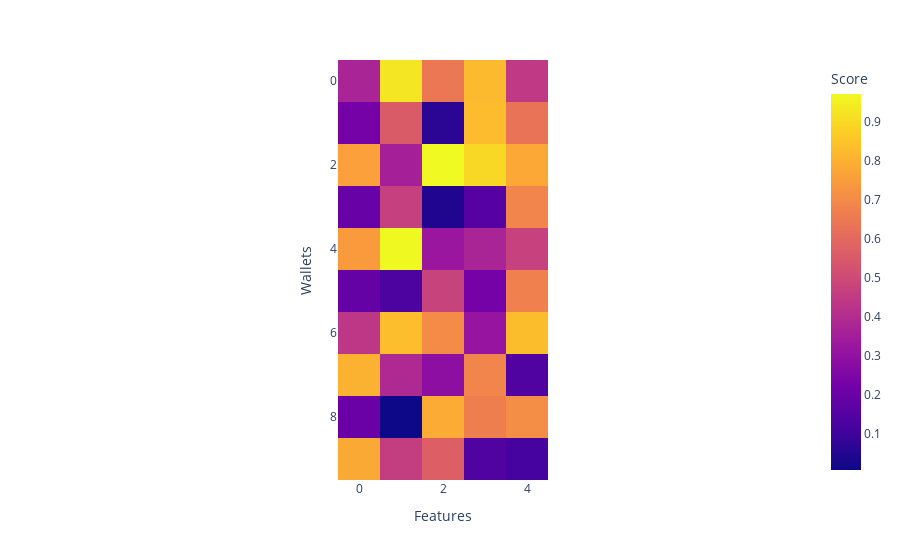

The notebook cell saved with this chart:
### Code cell
wallet_fig = px.imshow(
    wallet_matrix,
    labels={"x": "Features", "y": "Wallets", "color": "Score"},
)
wallet_fig.show()

### Figure 1 — Plotly figure (JSON) as saved in the notebook; plotly's stock layout.template omitted (floating-point values rounded to 4 significant figures)
{"data": [{"coloraxis": "coloraxis", "hovertemplate": "Features: %{x}<br>Wallets: %{y}<br>Score: %{z}<extra></extra>", "name": "0", "type": "heatmap", "xaxis": "x", "yaxis": "y", "z": [[0.3708, 0.9268, 0.6439, 0.8228, 0.4434], [0.2272, 0.5546, 0.06382, 0.8276, 0.6317], [0.7581, 0.3545, 0.9707, 0.8931, 0.7784], [0.1946, 0.4667, 0.0438, 0.1543, 0.683], [0.7448, 0.9675, 0.3258, 0.3705, 0.4696], [0.1895, 0.1299, 0.4757, 0.2269, 0.6698], [0.4372, 0.8327, 0.7003, 0.3124, 0.8323], [0.8048, 0.3875, 0.2883, 0.6825, 0.1398], [0.1999, 0.007362, 0.7869, 0.6649, 0.7052], [0.7807, 0.4589, 0.5687, 0.1398, 0.1145]]}], "layout": {"coloraxis": {"colorbar": {"title": {"text": "Score"}}, "colorscale": [[0, "#0d0887"], [0.1111, "#46039f"], [0.2222, "#7201a8"], [0.3333, "#9c179e"], [0.4444, "#bd3786"], [0.5556, "#d8576b"], [0.6667, "#ed7953"], [0.7778, "#fb9f3a"], [0.8889, "#fdca26"], [1, "#f0f921"]]}, "margin": {"t": 60}, "xaxis": {"anchor": "y", "constrain": "domain", "domain": [0, 1], "scaleanchor": "y", "title": {"text": "Features"}}, "yaxis": {"anchor": "x", "autorange": "reversed", "constrain": "domain", "domain": [0, 1], "title": {"text": "Wallets"}}}}
